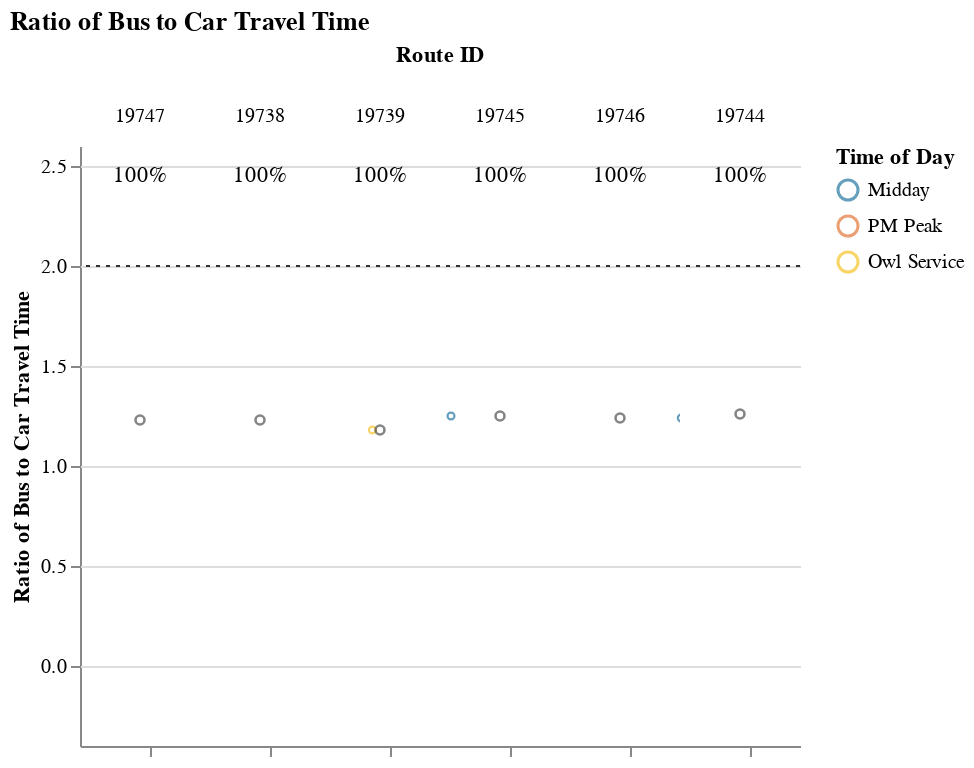
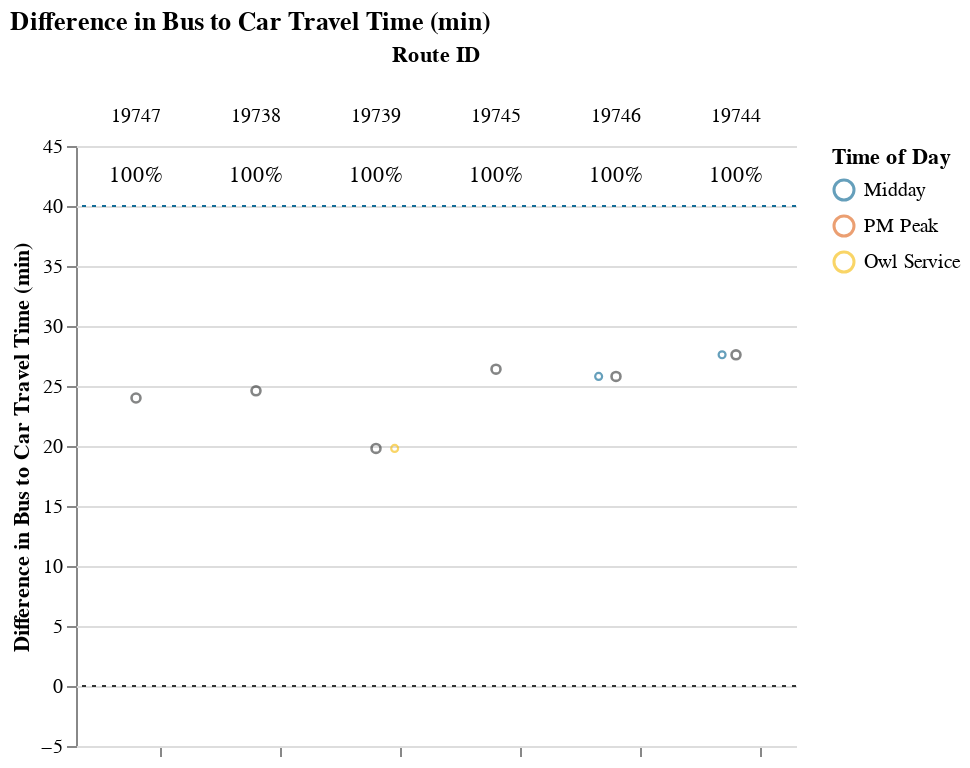

The code cell stored with these charts, in order, in its notebook:
### Markdown cell above
### Long Routes (> 1.5 hrs)

### Code cell
route_group = "long"
try:
    subset_routes, mult, diff  = setup_charts(df, PCT_COMPETITIVE_THRESHOLD, route_group)
    if len(subset_routes) > 0:
        display(
            Markdown(
                f"{CAPTIONS_DICT[route_group]}"
                "Within each route group, routes are sorted in descending order "
                "by % competitive trips and # trips below the additional time cut-off."
            )
        )

        display(mult)
        display(diff)
except:
    print("No routes meet this criteria.")

### Figure 1 — Vega-Lite specification as saved in the notebook (floating-point values rounded to 4 significant figures)
{"config": {"view": {"continuousWidth": 400, "continuousHeight": 300, "stroke": null}, "facet": {"spacing": 0}}, "data": {"name": "data-47df45beb937a99460d689e30431505e"}, "facet": {"column": {"field": "route_id", "sort": ["19747", "19738", "19739", "19745", "19746", "19744"], "title": "Route ID", "type": "nominal"}}, "spec": {"layer": [{"mark": {"type": "point", "opacity": 0.65, "size": 12, "strokeWidth": 1.1}, "encoding": {"color": {"field": "time_of_day", "scale": {"range": ["#136C97", "#E16B26", "#F6BF16", "#00896B", "#7790A3", "#5B559C"]}, "sort": ["AM Peak", "Midday", "PM Peak", "Owl Service"], "title": "Time of Day", "type": "nominal"}, "tooltip": [{"field": "route_id", "type": "nominal"}, {"field": "trip_id", "type": "nominal"}, {"field": "service_hours", "type": "quantitative"}, {"field": "car_duration_hours", "type": "quantitative"}, {"field": "bus_multiplier", "type": "quantitative"}, {"field": "bus_difference", "type": "quantitative"}, {"field": "num_trips", "type": "quantitative"}, {"field": "num_competitive", "type": "quantitative"}, {"field": "pct_trips_competitive", "type": "quantitative"}, {"field": "p25", "type": "quantitative"}, {"field": "p50", "type": "quantitative"}, {"field": "p75", "type": "quantitative"}], "x": {"axis": {"grid": false, "labels": false, "ticks": true, "values": [0]}, "field": "jitter", "scale": {}, "title": null, "type": "quantitative"}, "y": {"field": "bus_multiplier", "scale": {"domain": [-0.25, 2.5]}, "title": "Ratio of Bus to Car Travel Time", "type": "quantitative"}}, "selection": {"selector001": {"type": "interval", "bind": "scales", "encodings": ["x", "y"]}}, "transform": [{"calculate": "sqrt(-2*log(random()))*cos(2*PI*random())", "as": "jitter"}], "width": 60}, {"layer": [{"mark": {"type": "point", "opacity": 0.6, "size": 20, "strokeWidth": 1.3}, "encoding": {"color": {"value": "#323434"}, "y": {"field": "bus_multiplier", "type": "quantitative"}}, "transform": [{"filter": "(datum.p50_trip === 1)"}]}, {"mark": {"type": "rule", "strokeDash": [2, 3]}, "encoding": {"color": {"value": "#323434"}, "y": {"field": "cutoff", "type": "quantitative"}}}, {"mark": {"type": "text", "align": "center", "baseline": "middle"}, "encoding": {"color": {"value": "black"}, "text": {"field": "pct_trips_competitive", "format": ".0%", "type": "quantitative"}, "tooltip": [{"field": "route_id", "type": "nominal"}, {"field": "trip_id", "type": "nominal"}, {"field": "service_hours", "type": "quantitative"}, {"field": "car_duration_hours", "type": "quantitative"}, {"field": "bus_multiplier", "type": "quantitative"}, {"field": "bus_difference", "type": "quantitative"}, {"field": "num_trips", "type": "quantitative"}, {"field": "num_competitive", "type": "quantitative"}, {"field": "pct_trips_competitive", "type": "quantitative"}, {"field": "p25", "type": "quantitative"}, {"field": "p50", "type": "quantitative"}, {"field": "p75", "type": "quantitative"}], "x": {"value": 30}, "y": {"value": 15}}, "transform": [{"calculate": "sqrt(-2*log(random()))*cos(2*PI*random())", "as": "jitter"}, {"filter": "(datum.fastest_trip === 1)"}]}]}]}, "resolve": {"scale": {"y": "shared"}}, "title": "Ratio of Bus to Car Travel Time", "$schema": "https://vega.github.io/schema/vega-lite/v4.17.0.json", "datasets": {"data-47df45beb937a99460d689e30431505e": [{"calitp_itp_id": 360, "trip_key": 8985717705295804941, "trip_id": "t_1969650_b_33469_tn_0", "shape_id": "p_786923", "route_id": "19738", "service_hours": 2.18, "trip_first_departure_ts": 15300, "trip_last_arrival_ts": 23160, "departure_hour": 4, "time_of_day": "Owl Service", "p25": 2.18, "p50": 2.18, "p75": 2.18, "p50_trip": 1, "fastest_trip": 1, "car_duration_hours": 1.77, "competitive_route": 1, "bus_multiplier": 1.23, "bus_difference": 24.6, "num_trips": 1, "num_competitive": 1, "pct_trips_competitive": 1.0, "bus_difference_spread": 0.0, "route_group": "long", "max_trip_hrs": 2.18, "max_trip_route_group": 2.23, "name": "Victor Valley Transit Authority", "caltrans_district": "08 - San Bernardino", "drmt_organization_name": "['rec8ccUI3fSvlUoX6']", "cutoff2": 40, "cutoff": 2}, {"calitp_itp_id": 360, "trip_key": 1903237178008776328, "trip_id": "t_1969663_b_33469_tn_0", "shape_id": "p_787383", "route_id": "19739", "service_hours": 2.18, "trip_first_departure_ts": 18900, "trip_last_arrival_ts": 26760, "departure_hour": 5, "time_of_day": "Owl Service", "p25": 2.18, "p50": 2.18, "p75": 2.18, "p50_trip": 1, "fastest_trip": 1, "car_duration_hours": 1.85, "competitive_route": 1, "bus_multiplier": 1.18, "bus_difference": 19.8, "num_trips": 1, "num_competitive": 1, "pct_trips_competitive": 1.0, "bus_difference_spread": 0.0, "route_group": "long", "max_trip_hrs": 2.18, "max_trip_route_group": 2.23, "name": "Victor Valley Transit Authority", "caltrans_district": "08 - San Bernardino", "drmt_organization_name": "['rec8ccUI3fSvlUoX6']", "cutoff2": 40, "cutoff": 2}, {"calitp_itp_id": 360, "trip_key": 5062130849368922554, "trip_id": "t_1969662_b_33469_tn_0", "shape_id": "p_7110", "route_id": "19744", "service_hours": 2.23, "trip_first_departure_ts": 56700, "trip_last_arrival_ts": 64740, "departure_hour": 15, "time_of_day": "Midday", "p25": 2.23, "p50": 2.23, "p75": 2.23, "p50_trip": 1, "fastest_trip": 1, "car_duration_hours": 1.77, "competitive_route": 1, "bus_multiplier": 1.26, "bus_difference": 27.6, "num_trips": 1, "num_competitive": 1, "pct_trips_competitive": 1.0, "bus_difference_spread": 0.0, "route_group": "long", "max_trip_hrs": 2.23, "max_trip_route_group": 2.23, "name": "Victor Valley Transit Authority", "caltrans_district": "08 - San Bernardino", "drmt_organization_name": "['rec8ccUI3fSvlUoX6']", "cutoff2": 40, "cutoff": 2}, {"calitp_itp_id": 360, "trip_key": -2363431273908436313, "trip_id": "t_1969649_b_33469_tn_0", "shape_id": "p_786922", "route_id": "19745", "service_hours": 2.2, "trip_first_departure_ts": 58500, "trip_last_arrival_ts": 66420, "departure_hour": 16, "time_of_day": "Midday", "p25": 2.2, "p50": 2.2, "p75": 2.2, "p50_trip": 1, "fastest_trip": 1, "car_duration_hours": 1.76, "competitive_route": 1, "bus_multiplier": 1.25, "bus_difference": 26.4, "num_trips": 1, "num_competitive": 1, "pct_trips_competitive": 1.0, "bus_difference_spread": 0.0, "route_group": "long", "max_trip_hrs": 2.2, "max_trip_route_group": 2.23, "name": "Victor Valley Transit Authority", "caltrans_district": "08 - San Bernardino", "drmt_organization_name": "['rec8ccUI3fSvlUoX6']", "cutoff2": 40, "cutoff": 2}, {"calitp_itp_id": 360, "trip_key": -8099416221705448183, "trip_id": "t_1969667_b_33469_tn_0", "shape_id": "p_787380", "route_id": "19746", "service_hours": 2.2, "trip_first_departure_ts": 60300, "trip_last_arrival_ts": 68220, "departure_hour": 16, "time_of_day": "Midday", "p25": 2.2, "p50": 2.2, "p75": 2.2, "p50_trip": 1, "fastest_trip": 1, "car_duration_hours": 1.77, "competitive_route": 1, "bus_multiplier": 1.24, "bus_difference": 25.8, "num_trips": 1, "num_competitive": 1, "pct_trips_competitive": 1.0, "bus_difference_spread": 0.0, "route_group": "long", "max_trip_hrs": 2.2, "max_trip_route_group": 2.23, "name": "Victor Valley Transit Authority", "caltrans_district": "08 - San Bernardino", "drmt_organization_name": "['rec8ccUI3fSvlUoX6']", "cutoff2": 40, "cutoff": 2}, {"calitp_itp_id": 360, "trip_key": -990112324361063202, "trip_id": "t_1969666_b_33469_tn_0", "shape_id": "p_914830", "route_id": "19747", "service_hours": 2.17, "trip_first_departure_ts": 65400, "trip_last_arrival_ts": 73200, "departure_hour": 18, "time_of_day": "PM Peak", "p25": 2.17, "p50": 2.17, "p75": 2.17, "p50_trip": 1, "fastest_trip": 1, "car_duration_hours": 1.77, "competitive_route": 1, "bus_multiplier": 1.23, "bus_difference": 24.0, "num_trips": 1, "num_competitive": 1, "pct_trips_competitive": 1.0, "bus_difference_spread": 0.0, "route_group": "long", "max_trip_hrs": 2.17, "max_trip_route_group": 2.23, "name": "Victor Valley Transit Authority", "caltrans_district": "08 - San Bernardino", "drmt_organization_name": "['rec8ccUI3fSvlUoX6']", "cutoff2": 40, "cutoff": 2}]}}

### Figure 2 — Vega-Lite specification as saved in the notebook (floating-point values rounded to 4 significant figures)
{"config": {"view": {"continuousWidth": 400, "continuousHeight": 300, "stroke": null}, "facet": {"spacing": 0}}, "data": {"name": "data-be4380702fe2fc103986f096bcb51d75"}, "facet": {"column": {"field": "route_id", "sort": ["19747", "19738", "19739", "19745", "19746", "19744"], "title": "Route ID", "type": "nominal"}}, "spec": {"layer": [{"mark": {"type": "point", "opacity": 0.65, "size": 12, "strokeWidth": 1.1}, "encoding": {"color": {"field": "time_of_day", "scale": {"range": ["#136C97", "#E16B26", "#F6BF16", "#00896B", "#7790A3", "#5B559C"]}, "sort": ["AM Peak", "Midday", "PM Peak", "Owl Service"], "title": "Time of Day", "type": "nominal"}, "tooltip": [{"field": "route_id", "type": "nominal"}, {"field": "trip_id", "type": "nominal"}, {"field": "service_hours", "type": "quantitative"}, {"field": "car_duration_hours", "type": "quantitative"}, {"field": "bus_multiplier", "type": "quantitative"}, {"field": "bus_difference", "type": "quantitative"}, {"field": "num_trips", "type": "quantitative"}, {"field": "num_competitive", "type": "quantitative"}, {"field": "pct_trips_competitive", "type": "quantitative"}, {"field": "p25", "type": "quantitative"}, {"field": "p50", "type": "quantitative"}, {"field": "p75", "type": "quantitative"}], "x": {"axis": {"grid": false, "labels": false, "ticks": true, "values": [0]}, "field": "jitter", "scale": {}, "title": null, "type": "quantitative"}, "y": {"field": "bus_difference", "scale": {"domain": [-5, 45.0]}, "title": "Difference in Bus to Car Travel Time (min)", "type": "quantitative"}}, "selection": {"selector002": {"type": "interval", "bind": "scales", "encodings": ["x", "y"]}}, "transform": [{"calculate": "sqrt(-2*log(random()))*cos(2*PI*random())", "as": "jitter"}], "width": 60}, {"layer": [{"mark": {"type": "point", "opacity": 0.6, "size": 20, "strokeWidth": 1.3}, "encoding": {"color": {"value": "#323434"}, "y": {"field": "bus_difference", "type": "quantitative"}}, "transform": [{"filter": "(datum.p50_trip === 1)"}]}, {"mark": {"type": "rule", "strokeDash": [2, 3]}, "encoding": {"color": {"value": "#323434"}, "y": {"field": "cutoff", "type": "quantitative"}}}, {"mark": {"type": "rule", "strokeDash": [2, 3]}, "encoding": {"color": {"value": "#136C97"}, "y": {"field": "cutoff2", "type": "quantitative"}}}, {"mark": {"type": "text", "align": "center", "baseline": "middle"}, "encoding": {"color": {"value": "black"}, "text": {"field": "pct_trips_competitive", "format": ".0%", "type": "quantitative"}, "tooltip": [{"field": "route_id", "type": "nominal"}, {"field": "trip_id", "type": "nominal"}, {"field": "service_hours", "type": "quantitative"}, {"field": "car_duration_hours", "type": "quantitative"}, {"field": "bus_multiplier", "type": "quantitative"}, {"field": "bus_difference", "type": "quantitative"}, {"field": "num_trips", "type": "quantitative"}, {"field": "num_competitive", "type": "quantitative"}, {"field": "pct_trips_competitive", "type": "quantitative"}, {"field": "p25", "type": "quantitative"}, {"field": "p50", "type": "quantitative"}, {"field": "p75", "type": "quantitative"}], "x": {"value": 30}, "y": {"value": 15}}, "transform": [{"calculate": "sqrt(-2*log(random()))*cos(2*PI*random())", "as": "jitter"}, {"filter": "(datum.fastest_trip === 1)"}]}]}]}, "resolve": {"scale": {"y": "shared"}}, "title": "Difference in Bus to Car Travel Time (min)", "$schema": "https://vega.github.io/schema/vega-lite/v4.17.0.json", "datasets": {"data-be4380702fe2fc103986f096bcb51d75": [{"calitp_itp_id": 360, "trip_key": 8985717705295804941, "trip_id": "t_1969650_b_33469_tn_0", "shape_id": "p_786923", "route_id": "19738", "service_hours": 2.18, "trip_first_departure_ts": 15300, "trip_last_arrival_ts": 23160, "departure_hour": 4, "time_of_day": "Owl Service", "p25": 2.18, "p50": 2.18, "p75": 2.18, "p50_trip": 1, "fastest_trip": 1, "car_duration_hours": 1.77, "competitive_route": 1, "bus_multiplier": 1.23, "bus_difference": 24.6, "num_trips": 1, "num_competitive": 1, "pct_trips_competitive": 1.0, "bus_difference_spread": 0.0, "route_group": "long", "max_trip_hrs": 2.18, "max_trip_route_group": 2.23, "name": "Victor Valley Transit Authority", "caltrans_district": "08 - San Bernardino", "drmt_organization_name": "['rec8ccUI3fSvlUoX6']", "cutoff2": 40, "cutoff": 0}, {"calitp_itp_id": 360, "trip_key": 1903237178008776328, "trip_id": "t_1969663_b_33469_tn_0", "shape_id": "p_787383", "route_id": "19739", "service_hours": 2.18, "trip_first_departure_ts": 18900, "trip_last_arrival_ts": 26760, "departure_hour": 5, "time_of_day": "Owl Service", "p25": 2.18, "p50": 2.18, "p75": 2.18, "p50_trip": 1, "fastest_trip": 1, "car_duration_hours": 1.85, "competitive_route": 1, "bus_multiplier": 1.18, "bus_difference": 19.8, "num_trips": 1, "num_competitive": 1, "pct_trips_competitive": 1.0, "bus_difference_spread": 0.0, "route_group": "long", "max_trip_hrs": 2.18, "max_trip_route_group": 2.23, "name": "Victor Valley Transit Authority", "caltrans_district": "08 - San Bernardino", "drmt_organization_name": "['rec8ccUI3fSvlUoX6']", "cutoff2": 40, "cutoff": 0}, {"calitp_itp_id": 360, "trip_key": 5062130849368922554, "trip_id": "t_1969662_b_33469_tn_0", "shape_id": "p_7110", "route_id": "19744", "service_hours": 2.23, "trip_first_departure_ts": 56700, "trip_last_arrival_ts": 64740, "departure_hour": 15, "time_of_day": "Midday", "p25": 2.23, "p50": 2.23, "p75": 2.23, "p50_trip": 1, "fastest_trip": 1, "car_duration_hours": 1.77, "competitive_route": 1, "bus_multiplier": 1.26, "bus_difference": 27.6, "num_trips": 1, "num_competitive": 1, "pct_trips_competitive": 1.0, "bus_difference_spread": 0.0, "route_group": "long", "max_trip_hrs": 2.23, "max_trip_route_group": 2.23, "name": "Victor Valley Transit Authority", "caltrans_district": "08 - San Bernardino", "drmt_organization_name": "['rec8ccUI3fSvlUoX6']", "cutoff2": 40, "cutoff": 0}, {"calitp_itp_id": 360, "trip_key": -2363431273908436313, "trip_id": "t_1969649_b_33469_tn_0", "shape_id": "p_786922", "route_id": "19745", "service_hours": 2.2, "trip_first_departure_ts": 58500, "trip_last_arrival_ts": 66420, "departure_hour": 16, "time_of_day": "Midday", "p25": 2.2, "p50": 2.2, "p75": 2.2, "p50_trip": 1, "fastest_trip": 1, "car_duration_hours": 1.76, "competitive_route": 1, "bus_multiplier": 1.25, "bus_difference": 26.4, "num_trips": 1, "num_competitive": 1, "pct_trips_competitive": 1.0, "bus_difference_spread": 0.0, "route_group": "long", "max_trip_hrs": 2.2, "max_trip_route_group": 2.23, "name": "Victor Valley Transit Authority", "caltrans_district": "08 - San Bernardino", "drmt_organization_name": "['rec8ccUI3fSvlUoX6']", "cutoff2": 40, "cutoff": 0}, {"calitp_itp_id": 360, "trip_key": -8099416221705448183, "trip_id": "t_1969667_b_33469_tn_0", "shape_id": "p_787380", "route_id": "19746", "service_hours": 2.2, "trip_first_departure_ts": 60300, "trip_last_arrival_ts": 68220, "departure_hour": 16, "time_of_day": "Midday", "p25": 2.2, "p50": 2.2, "p75": 2.2, "p50_trip": 1, "fastest_trip": 1, "car_duration_hours": 1.77, "competitive_route": 1, "bus_multiplier": 1.24, "bus_difference": 25.8, "num_trips": 1, "num_competitive": 1, "pct_trips_competitive": 1.0, "bus_difference_spread": 0.0, "route_group": "long", "max_trip_hrs": 2.2, "max_trip_route_group": 2.23, "name": "Victor Valley Transit Authority", "caltrans_district": "08 - San Bernardino", "drmt_organization_name": "['rec8ccUI3fSvlUoX6']", "cutoff2": 40, "cutoff": 0}, {"calitp_itp_id": 360, "trip_key": -990112324361063202, "trip_id": "t_1969666_b_33469_tn_0", "shape_id": "p_914830", "route_id": "19747", "service_hours": 2.17, "trip_first_departure_ts": 65400, "trip_last_arrival_ts": 73200, "departure_hour": 18, "time_of_day": "PM Peak", "p25": 2.17, "p50": 2.17, "p75": 2.17, "p50_trip": 1, "fastest_trip": 1, "car_duration_hours": 1.77, "competitive_route": 1, "bus_multiplier": 1.23, "bus_difference": 24.0, "num_trips": 1, "num_competitive": 1, "pct_trips_competitive": 1.0, "bus_difference_spread": 0.0, "route_group": "long", "max_trip_hrs": 2.17, "max_trip_route_group": 2.23, "name": "Victor Valley Transit Authority", "caltrans_district": "08 - San Bernardino", "drmt_organization_name": "['rec8ccUI3fSvlUoX6']", "cutoff2": 40, "cutoff": 0}]}}
